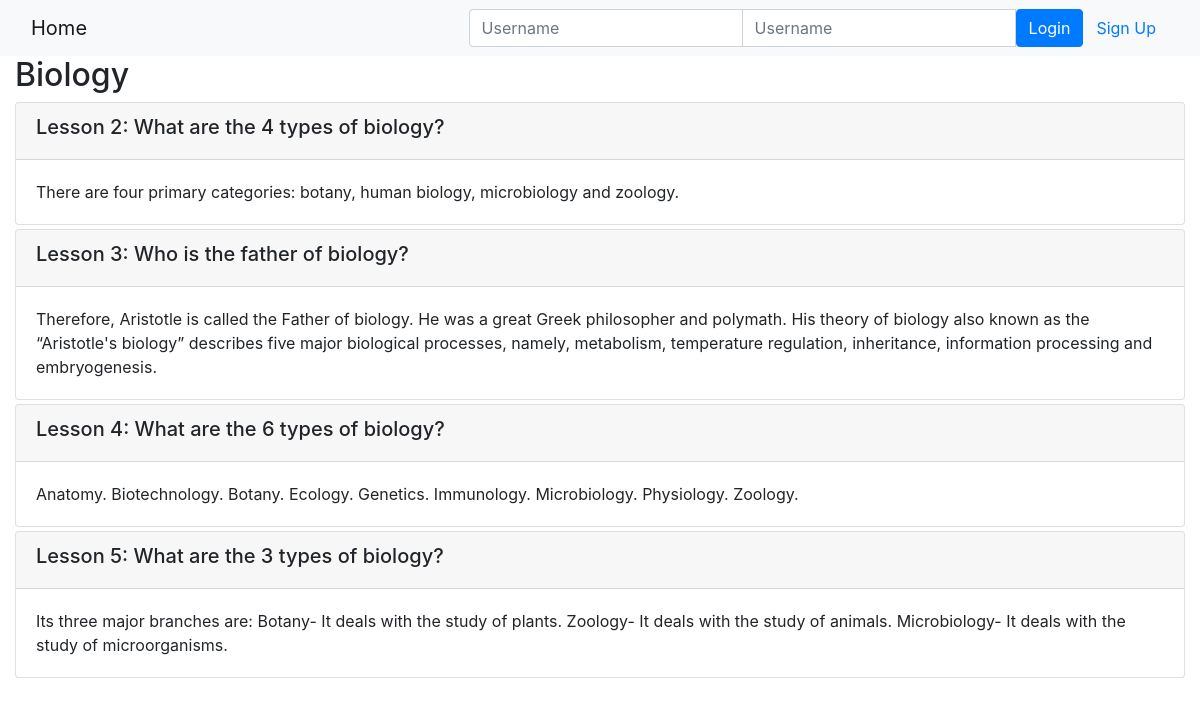
Page /4/ on the committed database.
### studyonline/models.py (models this page shows, shortened)
class Course(models.Model):
    name = models.CharField(null=False, max_length=30, default='online course')
    image = models.ImageField(upload_to='course_images/')
    description = models.CharField(max_length=1000)
    pub_date = models.DateField(null=True)
    instructors = models.ManyToManyField(Instructor)
    users = models.ManyToManyField(settings.AUTH_USER_MODEL, through='Enrollment')
    total_enrollment = models.IntegerField(default=0)
    is_enrolled = False

class Lesson(models.Model):
    title = models.CharField(max_length=200, default="title")
    order = models.IntegerField(default=0)
    course = models.ForeignKey(Course, on_delete=models.CASCADE)
    content = models.TextField()

### studyonline/views.py (the view)
# urls.py: path('<int:pk>/', views.CourseDetailView.as_view(), name='course_details'),
class CourseDetailView(generic.DetailView):
    model = Course
    template_name = 'studyonline/course_detail_bootstrap.html'

### studyonline/templates/studyonline/course_detail_bootstrap.html (shortened to what this page needs)
<!DOCTYPE html>
<html lang="en">
<head>
     {% load static %}
    <link rel="stylesheet" href="https://maxcdn.bootstrapcdn.com/bootstrap/4.5.2/css/bootstrap.min.css">
</head>
<body>
    <nav class="navbar navbar-light bg-light">
        <div class="container-fluid">
            <div class="navbar-header">
                  <a class="navbar-brand" href="{% url 'studyonline:index' %}">Home</a>
            </div>
            <ul class="nav navbar-nav navbar-right">
                {% if user.is_authenticated %}
                <li>
                    <a class="btn btn-link" href="#">{{ user.first_name }} {{ user.username|capfirst }}</a>
                    <button><a class="btn btn-link" href="{% url 'studyonline:logout' %}">Logout</a></button>
                </li>
                {% else %}
                <li>
                    <form class="form-inline" action="{% url 'studyonline:login' %}" method="post">
                        <div class="input-group">
                            <input type="text" class="form-control" placeholder="Username" name="username" >
                            <input type="password" class="form-control" placeholder="Username" name="psw" >
                            <button class="btn btn-primary" type="submit">Login</button>
                            <a class="btn btn-link" href="{% url 'studyonline:registration' %}">Sign Up</a>
                        </div>
                    </form>
                </li>
                {% endif %}
            </ul>
        </div>
    </nav>
    <div class="container-fluid">
            <h2>{{ course.name }}</h2>
            <div class="card-columns-vertical">
                {% for lesson in course.lesson_set.all %}
                    <div class="card mt-1">
                        <div class="card-header"><h5>Lesson {{lesson.order|add:1}}: {{lesson.title}}</h5></div>
                        <div class="card-body">{{lesson.content}}</div>
                    </div>
                {% endfor %}
            </div>
    </div>
</body>
</html>

### rows in the picture
Course: name "Biology"
Lesson: order|add "2", title "What are the 4 types of biology?", content "There are four primary categories: botany, human biology, microbiology and zoology."
Lesson: order|add "3", title "Who is the father of biology?", content "Therefore, Aristotle is called the Father of biology. He was a great Greek philosopher and polymath. His theory of biology also known as the “Aristotle's biology” describes five major biological processes, namely, metabolism, temperature regulation, inheritance, information processing and embryogenesis."
Lesson: order|add "4", title "What are the 6 types of biology?", content "Anatomy. Biotechnology. Botany. Ecology. Genetics. Immunology. Microbiology. Physiology. Zoology."
Lesson: order|add "5", title "What are the 3 types of biology?", content "Its three major branches are: Botany- It deals with the study of plants. Zoology- It deals with the study of animals. Microbiology- It deals with the study of microorganisms."
